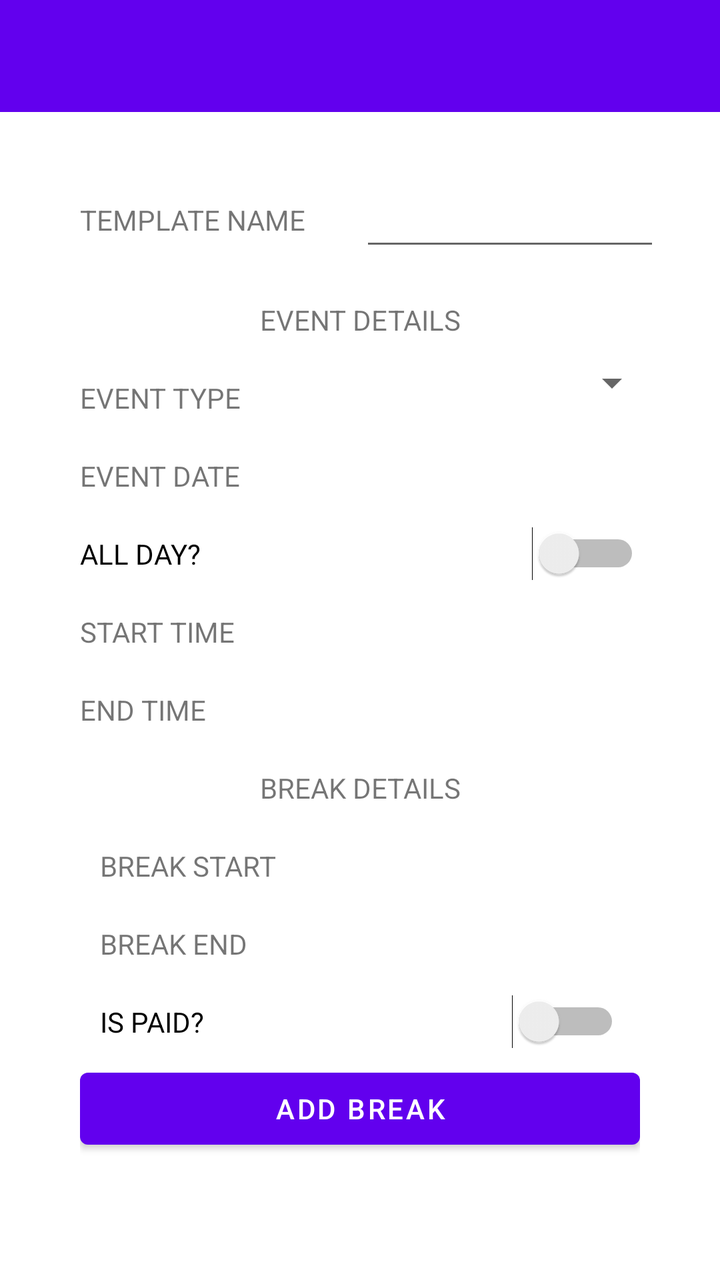
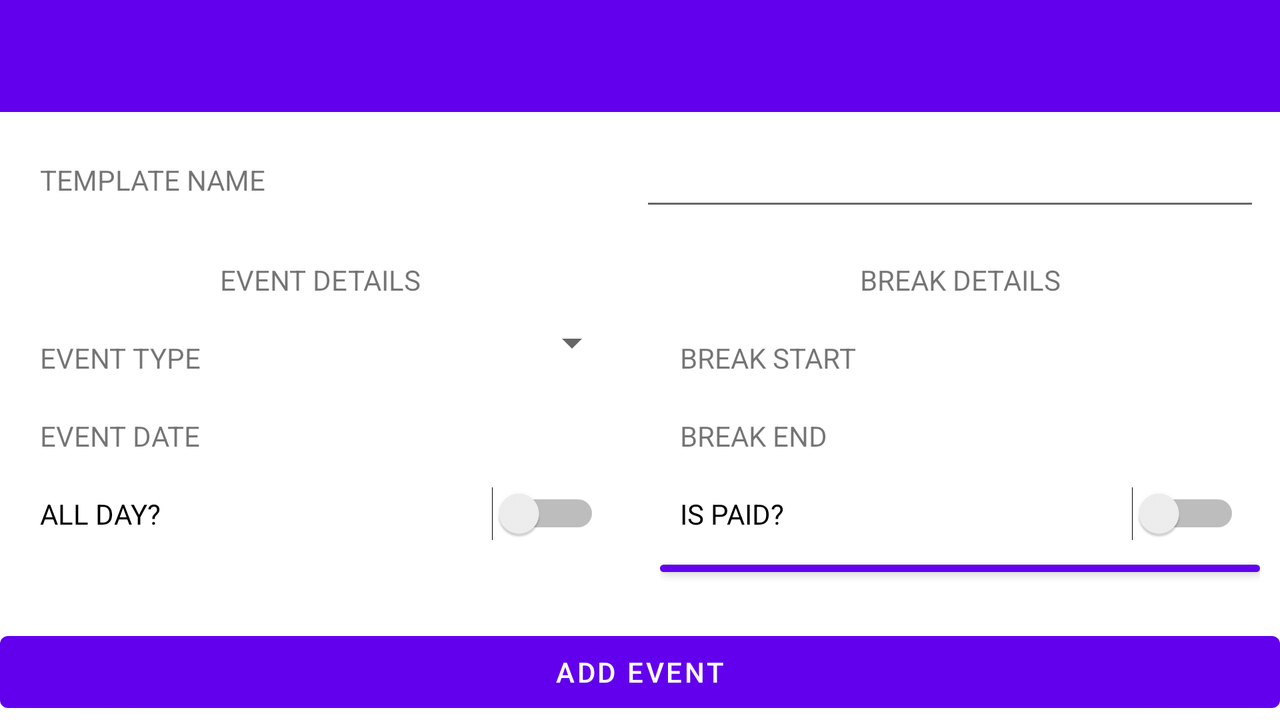

An Android layout and its configuration variant, each rendered on a device that would load it. The default file and the variant file are quoted in full after the pictures.
<!-- AndroidManifest.xml: fallback theme Theme.MaterialComponents.DayNight.NoActionBar -->
<!-- res/layout/activity_add_event.xml -->
<?xml version="1.0" encoding="utf-8"?>
<LinearLayout xmlns:android="http://schemas.android.com/apk/res/android"
    android:layout_width="match_parent"
    android:layout_height="match_parent"
    style="?pageBackground"
    android:padding="0dp"
    android:orientation="vertical">

    <com.google.android.material.appbar.AppBarLayout
        android:id="@+id/addEventAppbar"
        android:layout_width="match_parent"
        android:layout_height="wrap_content"
        style="?appBar">

        <androidx.appcompat.widget.Toolbar
            android:id="@+id/addEventToolbar"
            android:layout_width="match_parent"
            android:layout_height="?attr/actionBarSize"
            style="?toolBar"/>

    </com.google.android.material.appbar.AppBarLayout>

    <LinearLayout
        android:layout_width="match_parent"
        android:layout_height="match_parent"
        android:orientation="vertical"
        android:padding="20dp">






























        <LinearLayout
            android:id="@+id/templateNameContainer"
            android:layout_width="match_parent"
            android:layout_height="wrap_content"
            style="?surface"
            android:orientation="horizontal"
            android:weightSum="2"
            android:padding="10dp">

            <TextView
                android:id="@+id/templateNameLabel"
                android:layout_width="match_parent"
                android:layout_height="wrap_content"
                style="?subHeaderOnSurface"
                android:labelFor="@+id/addEventStartTime"
                android:text="@string/add_event_template_name"
                android:gravity="start|center"
                android:textAllCaps="true"
                android:padding="10dp"
                android:layout_weight="1"/>

            <EditText
                android:id="@+id/templateName"
                android:layout_width="match_parent"
                android:layout_height="wrap_content"
                style="?textOnSurface"
                android:gravity="start|center"
                android:lineSpacingExtra="2.5dp"
                android:textAllCaps="true"
                android:padding="10dp"
                android:layout_weight="1"/>

        </LinearLayout>

        <LinearLayout
            android:layout_width="match_parent"
            android:layout_height="wrap_content"
            style="?surface"
            android:orientation="vertical"
            android:layout_marginBottom="10dp"
            android:padding="10dp">

            <TextView
                android:layout_width="match_parent"
                android:layout_height="wrap_content"
                style="?headerOnSurface"
                android:text="@string/add_event_details_header"
                android:gravity="center"
                android:lineSpacingExtra="2.5dp"
                android:textAllCaps="true"
                android:layout_marginBottom="10dp"/>

            <LinearLayout
                android:layout_width="match_parent"
                android:layout_height="wrap_content"
                style="?surface"
                android:orientation="horizontal"
                android:weightSum="2">

                <TextView
                    android:id="@+id/addEventTypeLabel"
                    android:layout_width="match_parent"
                    android:layout_height="wrap_content"
                    style="?subHeaderOnSurface"
                    android:labelFor="@+id/addEventStartTime"
                    android:text="@string/add_event_type"
                    android:gravity="start|center"
                    android:textAllCaps="true"
                    android:padding="10dp"
                    android:layout_weight="1"/>

                <Spinner
                    android:id="@+id/addEventType"
                    android:layout_width="match_parent"
                    android:layout_height="wrap_content"
                    style="?textOnSurface"
                    android:gravity="start|center"
                    android:lineSpacingExtra="2.5dp"
                    android:textAllCaps="true"
                    android:padding="10dp"
                    android:layout_weight="1"/>

            </LinearLayout>

            <LinearLayout
                android:id="@+id/addEventDateContainer"
                android:layout_width="match_parent"
                android:layout_height="wrap_content"
                style="?surface"
                android:orientation="horizontal"
                android:weightSum="2">

                <TextView
                    android:id="@+id/addEventDateLabel"
                    android:layout_width="match_parent"
                    android:layout_height="wrap_content"
                    style="?subHeaderOnSurface"
                    android:labelFor="@+id/addEventStartTime"
                    android:text="@string/add_event_date"
                    android:gravity="start|center"
                    android:textAllCaps="true"
                    android:padding="10dp"
                    android:layout_weight="1"/>

                <TextView
                    android:id="@+id/addEventDate"
                    android:layout_width="match_parent"
                    android:layout_height="wrap_content"
                    style="?textOnSurface"
                    android:gravity="start|center"
                    android:lineSpacingExtra="2.5dp"
                    android:textAllCaps="true"
                    android:padding="10dp"
                    android:layout_weight="1"/>

            </LinearLayout>

            <Switch
                android:id="@+id/addEventAllDay"
                android:layout_width="match_parent"
                android:layout_height="wrap_content"
                style="?textOnSurface"
                android:gravity="start|center"
                android:textAllCaps="true"
                android:padding="10dp"
                android:text="@string/add_event_all_day" />

            <LinearLayout
                android:id="@+id/addEventStartContainer"
                android:layout_width="match_parent"
                android:layout_height="wrap_content"
                style="?surface"
                android:orientation="horizontal"
                android:weightSum="2">

                <TextView
                    android:id="@+id/addEventStartLabel"
                    android:layout_width="0dp"
                    android:layout_height="wrap_content"
                    style="?subHeaderOnSurface"
                    android:labelFor="@+id/addEventStartTime"
                    android:text="@string/add_event_start"
                    android:gravity="start|center"
                    android:textAllCaps="true"
                    android:padding="10dp"
                    android:layout_weight="1"/>
                <TextView
                    android:id="@+id/addEventStartTime"
                    android:layout_width="0dp"
                    android:layout_height="wrap_content"
                    style="?textOnSurface"
                    android:gravity="start|center"
                    android:textAllCaps="true"
                    android:padding="10dp"
                    android:layout_weight="1"/>

            </LinearLayout>

            <LinearLayout
                android:id="@+id/addEventEndContainer"
                android:layout_width="match_parent"
                android:layout_height="wrap_content"
                style="?surface"
                android:orientation="horizontal"
                android:weightSum="2">

                <TextView
                    android:id="@+id/addEventEndLabel"
                    android:layout_width="0dp"
                    android:layout_height="wrap_content"
                    style="?subHeaderOnSurface"
                    android:labelFor="@+id/addEventStartTime"
                    android:text="@string/add_event_end"
                    android:gravity="start|center"
                    android:textAllCaps="true"
                    android:padding="10dp"
                    android:layout_weight="1"/>
                <TextView
                    android:id="@+id/addEventEndTime"
                    android:layout_width="0dp"
                    android:layout_height="wrap_content"
                    style="?textOnSurface"
                    android:gravity="start|center"
                    android:textAllCaps="true"
                    android:padding="10dp"
                    android:layout_weight="1"/>

            </LinearLayout>

            <LinearLayout
                android:id="@+id/addEventBreakContainer"
                android:layout_width="match_parent"
                android:layout_height="wrap_content"
                style="?surface"
                android:orientation="vertical"
                android:layout_marginBottom="10dp"
                android:padding="10dp">


                <TextView
                    android:layout_width="match_parent"
                    android:layout_height="wrap_content"
                    style="?headerOnSurface"
                    android:text="@string/add_event_breaks_title"
                    android:gravity="center"
                    android:lineSpacingExtra="2.5dp"
                    android:textAllCaps="true"
                    android:layout_marginBottom="10dp"/>

                <LinearLayout
                    android:layout_width="match_parent"
                    android:layout_height="wrap_content"
                    style="?surface"
                    android:orientation="horizontal"
                    android:weightSum="2">

                    <TextView
                        android:id="@+id/addBreakStartLabel"
                        android:layout_width="0dp"
                        android:layout_height="wrap_content"
                        style="?subHeaderOnSurface"
                        android:labelFor="@+id/addEventStartTime"
                        android:text="@string/add_break_start_time"
                        android:gravity="start|center"
                        android:textAllCaps="true"
                        android:padding="10dp"
                        android:layout_weight="1"/>
                    <TextView
                        android:id="@+id/addBreakStartTime"
                        android:layout_width="0dp"
                        android:layout_height="wrap_content"
                        style="?textOnSurface"
                        android:gravity="start|center"
                        android:textAllCaps="true"
                        android:padding="10dp"
                        android:layout_weight="1"/>

                </LinearLayout>

                <LinearLayout
                    android:layout_width="match_parent"
                    android:layout_height="wrap_content"
                    style="?surface"
                    android:orientation="horizontal"
                    android:weightSum="2">

                    <TextView
                        android:id="@+id/addBreakEndLabel"
                        android:layout_width="0dp"
                        android:layout_height="wrap_content"
                        style="?subHeaderOnSurface"
                        android:labelFor="@+id/addEventStartTime"
                        android:text="@string/add_break_End_time"
                        android:gravity="start|center"
                        android:textAllCaps="true"
                        android:padding="10dp"
                        android:layout_weight="1"/>
                    <TextView
                        android:id="@+id/addBreakEndTime"
                        android:layout_width="0dp"
                        android:layout_height="wrap_content"
                        style="?textOnSurface"
                        android:gravity="start|center"
                        android:textAllCaps="true"
                        android:padding="10dp"
                        android:layout_weight="1"/>

                </LinearLayout>


                <Switch
                    android:id="@+id/addBreakIsPaid"
                    android:layout_width="match_parent"
                    android:layout_height="wrap_content"
                    style="?textOnSurface"
                    android:gravity="start|center"
                    android:textAllCaps="true"
                    android:padding="10dp"
                    android:text="@string/add_break_is_paid" />


                <Button
                    android:id="@+id/addBreakBtn"
                    android:layout_width="match_parent"
                    android:layout_height="wrap_content"
                    style="?buttonPrimary"
                    android:text="@string/add_event_add_break" />

                <androidx.recyclerview.widget.RecyclerView
                    android:id="@+id/breakRecycler"
                    android:layout_width="match_parent"
                    android:layout_height="wrap_content"
                    android:layout_marginBottom="10dp" />
            </LinearLayout>

        </LinearLayout>

        <Button
            android:id="@+id/submitEventBtn"
            android:layout_width="match_parent"
            android:layout_height="wrap_content"
            style="?buttonPrimary"
            android:text="@string/add_event_submit" />

    </LinearLayout>


</LinearLayout>
<!-- resources referenced by this layout -->
<resources>
  <string name="add_break_End_time">Break End</string>
  <string name="add_break_is_paid">Is Paid?</string>
  <string name="add_break_start_time">Break Start</string>
  <string name="add_event_add_break">Add Break</string>
  <string name="add_event_all_day">All Day?</string>
  <string name="add_event_breaks_title">Break Details</string>
  <string name="add_event_date">Event Date</string>
  <string name="add_event_details_header">Event Details</string>
  <string name="add_event_end">End Time</string>
  <string name="add_event_start">Start Time</string>
  <string name="add_event_submit">Add Event</string>
  <string name="add_event_template_name">Template Name</string>
  <string name="add_event_type">Event Type</string>
</resources>
<!-- res/layout-land/activity_add_event.xml (the repository's variant of the layout above) -->
<!-- drawn on the phone turned sideways -->
<?xml version="1.0" encoding="utf-8"?>
<androidx.constraintlayout.widget.ConstraintLayout xmlns:android="http://schemas.android.com/apk/res/android"
    xmlns:app="http://schemas.android.com/apk/res-auto"
    android:layout_width="match_parent"
    android:layout_height="match_parent"
    style="?pageBackground"
    android:padding="0dp">

    <com.google.android.material.appbar.AppBarLayout
        android:id="@+id/addEventAppbar"
        android:layout_width="match_parent"
        android:layout_height="wrap_content"
        app:layout_constraintTop_toTopOf="parent"
        app:layout_constraintStart_toStartOf="parent"
        style="?appBar">

        <androidx.appcompat.widget.Toolbar
            android:id="@+id/addEventToolbar"
            android:layout_width="match_parent"
            android:layout_height="?attr/actionBarSize"
            style="?toolBar"/>

    </com.google.android.material.appbar.AppBarLayout>































        <LinearLayout
            android:id="@+id/templateNameContainer"
            android:layout_width="match_parent"
            android:layout_height="wrap_content"
            style="?surface"
            android:orientation="horizontal"
            android:weightSum="2"
            android:padding="10dp"
            app:layout_constraintTop_toBottomOf="@+id/addEventAppbar"
            app:layout_constraintStart_toStartOf="parent"
            app:layout_constraintEnd_toEndOf="parent">

            <TextView
                android:id="@+id/templateNameLabel"
                android:layout_width="match_parent"
                android:layout_height="wrap_content"
                style="?subHeaderOnSurface"
                android:labelFor="@+id/addEventStartTime"
                android:text="@string/add_event_template_name"
                android:gravity="start|center"
                android:textAllCaps="true"
                android:padding="10dp"
                android:layout_weight="1"/>

            <EditText
                android:id="@+id/templateName"
                android:layout_width="match_parent"
                android:layout_height="wrap_content"
                style="?textOnSurface"
                android:gravity="start|center"
                android:lineSpacingExtra="2.5dp"
                android:textAllCaps="true"
                android:padding="10dp"
                android:layout_weight="1"/>

        </LinearLayout>

        <LinearLayout
            android:id="@+id/addEventContainer"
            android:layout_width="0dp"
            android:layout_height="0dp"
            style="?surface"
            android:orientation="vertical"
            android:layout_marginBottom="10dp"
            android:padding="10dp"
            app:layout_constraintTop_toBottomOf="@+id/templateNameContainer"
            app:layout_constraintStart_toStartOf="parent"
            app:layout_constraintBottom_toTopOf="@+id/submitEventBtn"
            app:layout_constraintWidth_default="percent"
            app:layout_constraintWidth_percent="0.5">

            <TextView
                android:layout_width="match_parent"
                android:layout_height="wrap_content"
                style="?headerOnSurface"
                android:text="@string/add_event_details_header"
                android:gravity="center"
                android:lineSpacingExtra="2.5dp"
                android:textAllCaps="true"
                android:layout_marginBottom="10dp"/>

            <LinearLayout
                android:layout_width="match_parent"
                android:layout_height="wrap_content"
                style="?surface"
                android:orientation="horizontal"
                android:weightSum="2">

                <TextView
                    android:id="@+id/addEventTypeLabel"
                    android:layout_width="match_parent"
                    android:layout_height="wrap_content"
                    style="?subHeaderOnSurface"
                    android:labelFor="@+id/addEventStartTime"
                    android:text="@string/add_event_type"
                    android:gravity="start|center"
                    android:textAllCaps="true"
                    android:padding="10dp"
                    android:layout_weight="1"/>

                <Spinner
                    android:id="@+id/addEventType"
                    android:layout_width="match_parent"
                    android:layout_height="wrap_content"
                    style="?textOnSurface"
                    android:gravity="start|center"
                    android:lineSpacingExtra="2.5dp"
                    android:textAllCaps="true"
                    android:padding="10dp"
                    android:layout_weight="1"/>

            </LinearLayout>

            <LinearLayout
                android:id="@+id/addEventDateContainer"
                android:layout_width="match_parent"
                android:layout_height="wrap_content"
                style="?surface"
                android:orientation="horizontal"
                android:weightSum="2">

                <TextView
                    android:id="@+id/addEventDateLabel"
                    android:layout_width="match_parent"
                    android:layout_height="wrap_content"
                    style="?subHeaderOnSurface"
                    android:labelFor="@+id/addEventStartTime"
                    android:text="@string/add_event_date"
                    android:gravity="start|center"
                    android:textAllCaps="true"
                    android:padding="10dp"
                    android:layout_weight="1"/>

                <TextView
                    android:id="@+id/addEventDate"
                    android:layout_width="match_parent"
                    android:layout_height="wrap_content"
                    style="?textOnSurface"
                    android:gravity="start|center"
                    android:lineSpacingExtra="2.5dp"
                    android:textAllCaps="true"
                    android:padding="10dp"
                    android:layout_weight="1"/>

            </LinearLayout>

            <Switch
                android:id="@+id/addEventAllDay"
                android:layout_width="match_parent"
                android:layout_height="wrap_content"
                style="?textOnSurface"
                android:gravity="start|center"
                android:textAllCaps="true"
                android:padding="10dp"
                android:text="@string/add_event_all_day" />

            <LinearLayout
                android:id="@+id/addEventStartContainer"
                android:layout_width="match_parent"
                android:layout_height="wrap_content"
                style="?surface"
                android:orientation="horizontal"
                android:weightSum="2">

                <TextView
                    android:id="@+id/addEventStartLabel"
                    android:layout_width="0dp"
                    android:layout_height="wrap_content"
                    style="?subHeaderOnSurface"
                    android:labelFor="@+id/addEventStartTime"
                    android:text="@string/add_event_start"
                    android:gravity="start|center"
                    android:textAllCaps="true"
                    android:padding="10dp"
                    android:layout_weight="1"/>
                <TextView
                    android:id="@+id/addEventStartTime"
                    android:layout_width="0dp"
                    android:layout_height="wrap_content"
                    style="?textOnSurface"
                    android:gravity="start|center"
                    android:textAllCaps="true"
                    android:padding="10dp"
                    android:layout_weight="1"/>

            </LinearLayout>

            <LinearLayout
                android:id="@+id/addEventEndContainer"
                android:layout_width="match_parent"
                android:layout_height="wrap_content"
                style="?surface"
                android:orientation="horizontal"
                android:weightSum="2">

                <TextView
                    android:id="@+id/addEventEndLabel"
                    android:layout_width="0dp"
                    android:layout_height="wrap_content"
                    style="?subHeaderOnSurface"
                    android:labelFor="@+id/addEventStartTime"
                    android:text="@string/add_event_end"
                    android:gravity="start|center"
                    android:textAllCaps="true"
                    android:padding="10dp"
                    android:layout_weight="1"/>
                <TextView
                    android:id="@+id/addEventEndTime"
                    android:layout_width="0dp"
                    android:layout_height="wrap_content"
                    style="?textOnSurface"
                    android:gravity="start|center"
                    android:textAllCaps="true"
                    android:padding="10dp"
                    android:layout_weight="1"/>

            </LinearLayout>

        </LinearLayout>

    <LinearLayout
        android:id="@+id/addEventBreakContainer"
        android:layout_width="0dp"
        android:layout_height="0dp"
        style="?surface"
        android:orientation="vertical"
        android:layout_marginBottom="10dp"
        android:padding="10dp"
        app:layout_constraintTop_toBottomOf="@+id/templateNameContainer"
        app:layout_constraintEnd_toEndOf="parent"
        app:layout_constraintBottom_toTopOf="@+id/submitEventBtn"
        app:layout_constraintWidth_default="percent"
        app:layout_constraintWidth_percent="0.5">


        <TextView
            android:layout_width="match_parent"
            android:layout_height="wrap_content"
            style="?headerOnSurface"
            android:text="@string/add_event_breaks_title"
            android:gravity="center"
            android:lineSpacingExtra="2.5dp"
            android:textAllCaps="true"
            android:layout_marginBottom="10dp"/>

        <LinearLayout
            android:layout_width="match_parent"
            android:layout_height="wrap_content"
            style="?surface"
            android:orientation="horizontal"
            android:weightSum="2">

            <TextView
                android:id="@+id/addBreakStartLabel"
                android:layout_width="0dp"
                android:layout_height="wrap_content"
                style="?subHeaderOnSurface"
                android:labelFor="@+id/addEventStartTime"
                android:text="@string/add_break_start_time"
                android:gravity="start|center"
                android:textAllCaps="true"
                android:padding="10dp"
                android:layout_weight="1"/>
            <TextView
                android:id="@+id/addBreakStartTime"
                android:layout_width="0dp"
                android:layout_height="wrap_content"
                style="?textOnSurface"
                android:gravity="start|center"
                android:textAllCaps="true"
                android:padding="10dp"
                android:layout_weight="1"/>

        </LinearLayout>

        <LinearLayout
            android:layout_width="match_parent"
            android:layout_height="wrap_content"
            style="?surface"
            android:orientation="horizontal"
            android:weightSum="2">

            <TextView
                android:id="@+id/addBreakEndLabel"
                android:layout_width="0dp"
                android:layout_height="wrap_content"
                style="?subHeaderOnSurface"
                android:labelFor="@+id/addEventStartTime"
                android:text="@string/add_break_End_time"
                android:gravity="start|center"
                android:textAllCaps="true"
                android:padding="10dp"
                android:layout_weight="1"/>
            <TextView
                android:id="@+id/addBreakEndTime"
                android:layout_width="0dp"
                android:layout_height="wrap_content"
                style="?textOnSurface"
                android:gravity="start|center"
                android:textAllCaps="true"
                android:padding="10dp"
                android:layout_weight="1"/>

        </LinearLayout>


        <Switch
            android:id="@+id/addBreakIsPaid"
            android:layout_width="match_parent"
            android:layout_height="wrap_content"
            style="?textOnSurface"
            android:gravity="start|center"
            android:textAllCaps="true"
            android:padding="10dp"
            android:text="@string/add_break_is_paid" />


        <Button
            android:id="@+id/addBreakBtn"
            android:layout_width="match_parent"
            android:layout_height="wrap_content"
            style="?buttonPrimary"
            android:text="@string/add_event_add_break" />

        <androidx.recyclerview.widget.RecyclerView
            android:id="@+id/breakRecycler"
            android:layout_width="match_parent"
            android:layout_height="wrap_content"
            android:layout_marginBottom="10dp" />
    </LinearLayout>

        <Button
            android:id="@+id/submitEventBtn"
            android:layout_width="match_parent"
            android:layout_height="wrap_content"
            style="?buttonPrimary"
            android:text="@string/add_event_submit"
            app:layout_constraintBottom_toBottomOf="parent"
            app:layout_constraintStart_toStartOf="parent"
            app:layout_constraintEnd_toEndOf="parent"/>


</androidx.constraintlayout.widget.ConstraintLayout>
